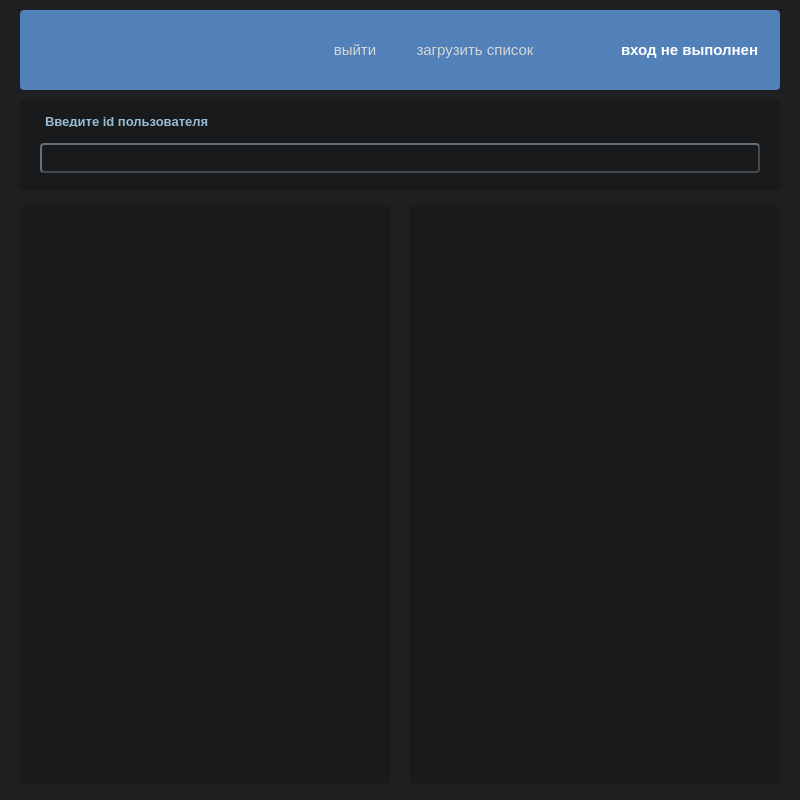
<?xml version="1.0" encoding="UTF-8"?>
<ui version="4.0">
 <class>vktracker</class>
 <widget class="QMainWindow" name="vktracker">
  <property name="geometry">
   <rect>
    <x>0</x>
    <y>0</y>
    <width>800</width>
    <height>800</height>
   </rect>
  </property>
  <property name="minimumSize">
   <size>
    <width>800</width>
    <height>800</height>
   </size>
  </property>
  <property name="maximumSize">
   <size>
    <width>800</width>
    <height>800</height>
   </size>
  </property>
  <property name="windowTitle">
   <string>vktracker</string>
  </property>
  <property name="styleSheet">
   <string notr="true">background-color: rgb(29, 31, 32)</string>
  </property>
  <widget class="QWidget" name="centralWidget">
   <property name="mouseTracking">
    <bool>true</bool>
   </property>
   <property name="styleSheet">
    <string notr="true">QPushButton#logout {
	background-color:rgb(82, 129, 185);
}
QPushButton:hover {
	background-color: rgb(44, 144, 206);
}</string>
   </property>
   <widget class="QGroupBox" name="tools">
    <property name="geometry">
     <rect>
      <x>20</x>
      <y>10</y>
      <width>760</width>
      <height>80</height>
     </rect>
    </property>
    <property name="styleSheet">
     <string notr="true">background-color: rgb(82, 129, 185);
border-style: solid;
border-width: 2px;
border-radius: 4px;
border-color: rgb(82, 129, 185)</string>
    </property>
    <property name="title">
     <string/>
    </property>
    <widget class="QPushButton" name="login">
     <property name="geometry">
      <rect>
       <x>295</x>
       <y>0</y>
       <width>80</width>
       <height>80</height>
      </rect>
     </property>
     <property name="font">
      <font>
       <family>Helvetica</family>
       <pointsize>-1</pointsize>
      </font>
     </property>
     <property name="cursor">
      <cursorShape>PointingHandCursor</cursorShape>
     </property>
     <property name="styleSheet">
      <string notr="true">font-size: 15px;
font-style: semi bold;
color: rgb(214, 215, 216);
background-color: rgb(81, 129, 184);
border-style: solid;</string>
     </property>
     <property name="text">
      <string>войти</string>
     </property>
    </widget>
    <widget class="QPushButton" name="load">
     <property name="geometry">
      <rect>
       <x>385</x>
       <y>0</y>
       <width>140</width>
       <height>80</height>
      </rect>
     </property>
     <property name="font">
      <font>
       <family>Arial</family>
       <pointsize>-1</pointsize>
      </font>
     </property>
     <property name="cursor">
      <cursorShape>PointingHandCursor</cursorShape>
     </property>
     <property name="styleSheet">
      <string notr="true">font-size: 15px;
font-style: semi bold;
color: rgb(214, 215, 216);
background-color: rgb(81, 129, 184);
border-style: solid;
hover color: rgb(96, 152, 216) </string>
     </property>
     <property name="text">
      <string>загрузить список</string>
     </property>
    </widget>
    <widget class="QLabel" name="logo">
     <property name="geometry">
      <rect>
       <x>2</x>
       <y>15</y>
       <width>190</width>
       <height>50</height>
      </rect>
     </property>
     <property name="text">
      <string/>
     </property>
     <property name="pixmap">
      <pixmap resource="src.qrc">:/src/vktracker2.jpg</pixmap>
     </property>
    </widget>
    <widget class="QLabel" name="userPhoto">
     <property name="geometry">
      <rect>
       <x>525</x>
       <y>15</y>
       <width>50</width>
       <height>50</height>
      </rect>
     </property>
     <property name="text">
      <string/>
     </property>
    </widget>
    <widget class="QLabel" name="userName">
     <property name="geometry">
      <rect>
       <x>595</x>
       <y>0</y>
       <width>160</width>
       <height>80</height>
      </rect>
     </property>
     <property name="font">
      <font>
       <family>Arial</family>
       <pointsize>-1</pointsize>
       <weight>75</weight>
       <bold>true</bold>
      </font>
     </property>
     <property name="styleSheet">
      <string notr="true">font-size: 15px;
font-style: semi bold;
color:rgb(255, 255, 255)</string>
     </property>
     <property name="text">
      <string>вход не выполнен</string>
     </property>
    </widget>
    <widget class="QPushButton" name="logout">
     <property name="geometry">
      <rect>
       <x>295</x>
       <y>0</y>
       <width>80</width>
       <height>80</height>
      </rect>
     </property>
     <property name="font">
      <font>
       <family>Arial</family>
       <pointsize>-1</pointsize>
      </font>
     </property>
     <property name="cursor">
      <cursorShape>PointingHandCursor</cursorShape>
     </property>
     <property name="mouseTracking">
      <bool>true</bool>
     </property>
     <property name="focusPolicy">
      <enum>Qt::TabFocus</enum>
     </property>
     <property name="styleSheet">
      <string notr="true">font-size: 15px;
font-style: semi bold;
color: rgb(214, 215, 216);
background-color: rgb(81, 129, 184);
border-style: solid;
</string>
     </property>
     <property name="text">
      <string>выйти</string>
     </property>
    </widget>
    <widget class="QPushButton" name="cleanAll">
     <property name="geometry">
      <rect>
       <x>175</x>
       <y>0</y>
       <width>60</width>
       <height>80</height>
      </rect>
     </property>
     <property name="font">
      <font>
       <family>Helvetica</family>
       <pointsize>-1</pointsize>
      </font>
     </property>
     <property name="cursor">
      <cursorShape>PointingHandCursor</cursorShape>
     </property>
     <property name="styleSheet">
      <string notr="true">font-size: 15px;
font-style: semi bold;
color: rgb(214, 215, 216);
background-color: rgb(81, 129, 184);
border-style: solid;</string>
     </property>
     <property name="text">
      <string/>
     </property>
     <property name="icon">
      <iconset resource="src.qrc">
       <normaloff>:/src/delete_all.png</normaloff>:/src/delete_all.png</iconset>
     </property>
    </widget>
    <widget class="QPushButton" name="closeAll">
     <property name="geometry">
      <rect>
       <x>235</x>
       <y>0</y>
       <width>60</width>
       <height>80</height>
      </rect>
     </property>
     <property name="font">
      <font>
       <family>Helvetica</family>
       <pointsize>-1</pointsize>
      </font>
     </property>
     <property name="cursor">
      <cursorShape>PointingHandCursor</cursorShape>
     </property>
     <property name="styleSheet">
      <string notr="true">font-size: 15px;
font-style: semi bold;
color: rgb(214, 215, 216);
background-color: rgb(81, 129, 184);
border-style: solid;</string>
     </property>
     <property name="text">
      <string/>
     </property>
     <property name="icon">
      <iconset resource="src.qrc">
       <normaloff>:/src/close_all.png</normaloff>:/src/close_all.png</iconset>
     </property>
    </widget>
   </widget>
   <widget class="QGroupBox" name="enter">
    <property name="geometry">
     <rect>
      <x>20</x>
      <y>100</y>
      <width>760</width>
      <height>90</height>
     </rect>
    </property>
    <property name="styleSheet">
     <string notr="true">background-color: rgb(24, 26, 27);
border-style: solid;
border-width: 2px;
border-radius: 4px;
border-color: rgb(24, 26, 27);</string>
    </property>
    <property name="title">
     <string/>
    </property>
    <widget class="QLabel" name="label">
     <property name="geometry">
      <rect>
       <x>20</x>
       <y>13</y>
       <width>221</width>
       <height>16</height>
      </rect>
     </property>
     <property name="font">
      <font>
       <family>Arial</family>
       <pointsize>-1</pointsize>
       <weight>75</weight>
       <bold>true</bold>
      </font>
     </property>
     <property name="styleSheet">
      <string notr="true">font-size: 13px;
font-style: semi bold;
color:rgb(153, 188, 214)</string>
     </property>
     <property name="text">
      <string>Введите id пользователя</string>
     </property>
    </widget>
    <widget class="QLineEdit" name="addLink">
     <property name="geometry">
      <rect>
       <x>20</x>
       <y>43</y>
       <width>720</width>
       <height>30</height>
      </rect>
     </property>
     <property name="font">
      <font>
       <family>Helvetica</family>
       <pointsize>-1</pointsize>
      </font>
     </property>
     <property name="cursor">
      <cursorShape>PointingHandCursor</cursorShape>
     </property>
     <property name="styleSheet">
      <string notr="true">border-style: outset;
border-width: 2px;
border-radius: 4px;
border-color: rgb(70, 74, 77);
font-size: 15px;
font-style: semi bold;
color: rgb(214, 215, 216);</string>
     </property>
    </widget>
   </widget>
   <widget class="QWidget" name="lists" native="true">
    <property name="geometry">
     <rect>
      <x>20</x>
      <y>205</y>
      <width>760</width>
      <height>580</height>
     </rect>
    </property>
    <widget class="QListWidget" name="following">
     <property name="geometry">
      <rect>
       <x>0</x>
       <y>0</y>
       <width>370</width>
       <height>580</height>
      </rect>
     </property>
     <property name="cursor" stdset="0">
      <cursorShape>PointingHandCursor</cursorShape>
     </property>
     <property name="styleSheet">
      <string notr="true">background-color: rgb(24, 26, 27);
border-style: solid;
border-width: 2px;
border-radius: 4px;
border-color: rgb(24, 26, 27);</string>
     </property>
    </widget>
    <widget class="QListWidget" name="notification">
     <property name="geometry">
      <rect>
       <x>390</x>
       <y>0</y>
       <width>370</width>
       <height>580</height>
      </rect>
     </property>
     <property name="cursor" stdset="0">
      <cursorShape>PointingHandCursor</cursorShape>
     </property>
     <property name="styleSheet">
      <string notr="true">background-color: rgb(24, 26, 27);
border-style: solid;
border-width: 2px;
border-radius: 4px;
border-color: rgb(24, 26, 27);</string>
     </property>
    </widget>
   </widget>
  </widget>
 </widget>
 <layoutdefault spacing="6" margin="11"/>
 <resources>
  <include location="src.qrc"/>
 </resources>
 <connections/>
</ui>
